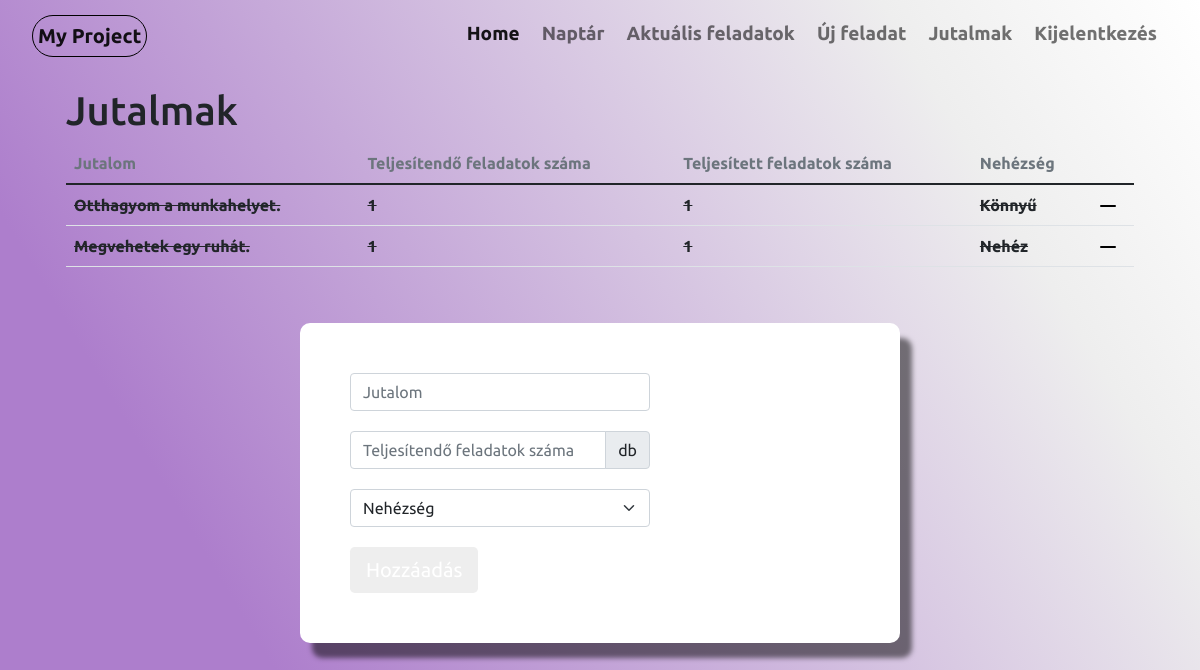
/jutalmak (signed in), run on the app's committed database.
### website/models.py (models this page shows, shortened)
class Jutalom(db.Model):
    jutalom_id = db.Column(db.Integer, primary_key=True)
    jutalom_name = db.Column(db.String(60))
    ossz = db.Column(db.Integer)
    teljesitett_fel = db.Column(db.Integer)
    difficulty = db.Column(db.String(60))
    status = db.Column(db.Boolean,default=False)
    user_id = db.Column(db.Integer, db.ForeignKey('user.id'))

### website/views.py (the view, shortened to what this page needs)
@views.route("/jutalmak", methods=['GET','POST'])
@login_required
def jutalmak():
    if request.method == 'GET':
        user_jutalom = db.session.query(Jutalom).filter(Jutalom.user_id == current_user.id).all()
        return render_template("jutalom.html", user = current_user, jutalmak = user_jutalom)

### website/__init__.py (called while the page is built)
def create_app():
    app = Flask(__name__)
    app.secret_key = secrets.token_urlsafe(16)
    app.config['SQLALCHEMY_DATABASE_URI'] = f'sqlite:///{DB_NAME}'
    db.init_app(app)
    from .views import views
    from .auth import auth
    app.register_blueprint(views)
    app.register_blueprint(auth)
    from .models import User
    login_manager = LoginManager()
    login_manager.login_view = 'auth.login'
    login_manager.init_app(app)
    @login_manager.user_loader
    def load_user(id):
        return User.query.get(int(id))
    create_database(app)
    return app

### website/templates/jutalom.html (shortened to what this page needs)
{% extends "base.html"%}{% block title %}Jutalom{% endblock %}
{%block content%}
<div class="home">
<div class="container">
    <div class="container">
        <h1>Jutalmak</h1>
    </div>
    <div class="container">
        <div class="row">
            <div class="col">
                <table class="table  table-hover">
                    <thead class="fs-6 text-secondary fw-bold">
                        <td>Jutalom</td>
                        <td>Teljesítendő feladatok száma</td>
                        <td>Teljesített feladatok száma</td>
                        <td>Nehézség</td>
                    </thead>
                    <tbody class="fs-6 fw-bold">
                        {% for jutalom in jutalmak %}
                        {% if jutalom.ossz != jutalom.teljesitett_fel%}
                        <tr>
                            <td> {{jutalom.jutalom_name}}</td>
                            <td> {{jutalom.ossz}}</td>
                            <td> {{jutalom.teljesitett_fel}}</td>
                            <td> {{ jutalom.difficulty}}</td>
                            <td>
                                <a href="/delete/jutalom/{{ jutalom.jutalom_id }}">
                                    <svg xmlns="http://www.w3.org/2000/svg" width="16" height="16" fill="#000" class="bi bi-dash-lg" viewBox="0 0 16 16">
                                        <path d="M0 8a1 1 0 0 1 1-1h14a1 1 0 1 1 0 2H1a1 1 0 0 1-1-1z"/>
                                    </svg>
                                </a>
                            </td>
                        </tr>
                        {%else%}
                        <tr>
                            <td><del> {{jutalom.jutalom_name}}</del></td>
                            <td><del> {{jutalom.ossz}}</del></td>
                            <td><del> {{jutalom.teljesitett_fel}}</del></td>
                            <td><del> {{ jutalom.difficulty}}</del></td>
                            <td>
                                <a href="/delete/jutalom/{{ jutalom.jutalom_id }}">
                                    <svg xmlns="http://www.w3.org/2000/svg" width="16" height="16" fill="#000" class="bi bi-dash-lg" viewBox="0 0 16 16">
                                        <path d="M0 8a1 1 0 0 1 1-1h14a1 1 0 1 1 0 2H1a1 1 0 0 1-1-1z"/>
                                    </svg>
                                </a>
                            </td>
                        </tr>
                        {%endif%}
                        {%endfor%}
                    </tbody>
                </table>
            </div>
            <div class="col">
                <div class="signup-form">
                    <form action="" method="post">
                <div class="form-group">
                    <input type="text" class="form-control" id="jutalom" name="jutalom_name" placeholder="Jutalom" style="width:300px" required>
                </div>
                <div class="form-group">
                    <div class="input-group" style="width:300px">
                    <input type="text" class="form-control" id="ossz" name="ossz" placeholder="Teljesítendő feladatok száma" required>
                    <span class="input-group-text">db</span>
                </div>
                </div>
                <div class="form-group">
                    <select class="form-select" id="difficulty" style="width:300px" name="difficulty">
                        <option selected disabled>Nehézség</option>
                      </select>
                </div>
                <div>
                    <button type="submit" class="btn btn-primary btn-lg">Hozzáadás</button>
                </div>
            </form>
            </div>
            </div>
        </div>
    </div>
</div>
</div>
{%endblock%}

### website/static/style.css (style rules this page uses)
* { margin: 0; padding: 0; font-family: 'Ubuntu', sans-serif; }
body { background: linear-gradient(59deg, rgba(173,126,204,1) 21%, rgba(238,238,238,1) 81%, rgba(255,255,255,1) 100%); background-attachment: fixed; }
.home { margin-top:20px; margin-bottom:50px; }

### website/static/style_for_signup.css (style rules this page uses)
.signup-form { width: 600px; margin: 40px auto; }
.signup-form form { background: #fff; border-radius: 10px; margin-bottom: 15px; box-shadow: 12px 15px 5px rgba(0,0,0, 0.5); padding: 50px; color: rgb(121, 121, 121); }
.signup-form .form-group { margin-bottom: 20px; }
.signup-form .btn { background: #eeeeee; border:none; }

### data on the page
Jutalom: jutalom_name "Otthagyom a munkahelyet.", ossz "1", teljesitett_fel "1", difficulty "Könnyű"
Jutalom: jutalom_name "Megvehetek egy ruhát.", ossz "1", teljesitett_fel "1", difficulty "Nehéz"
